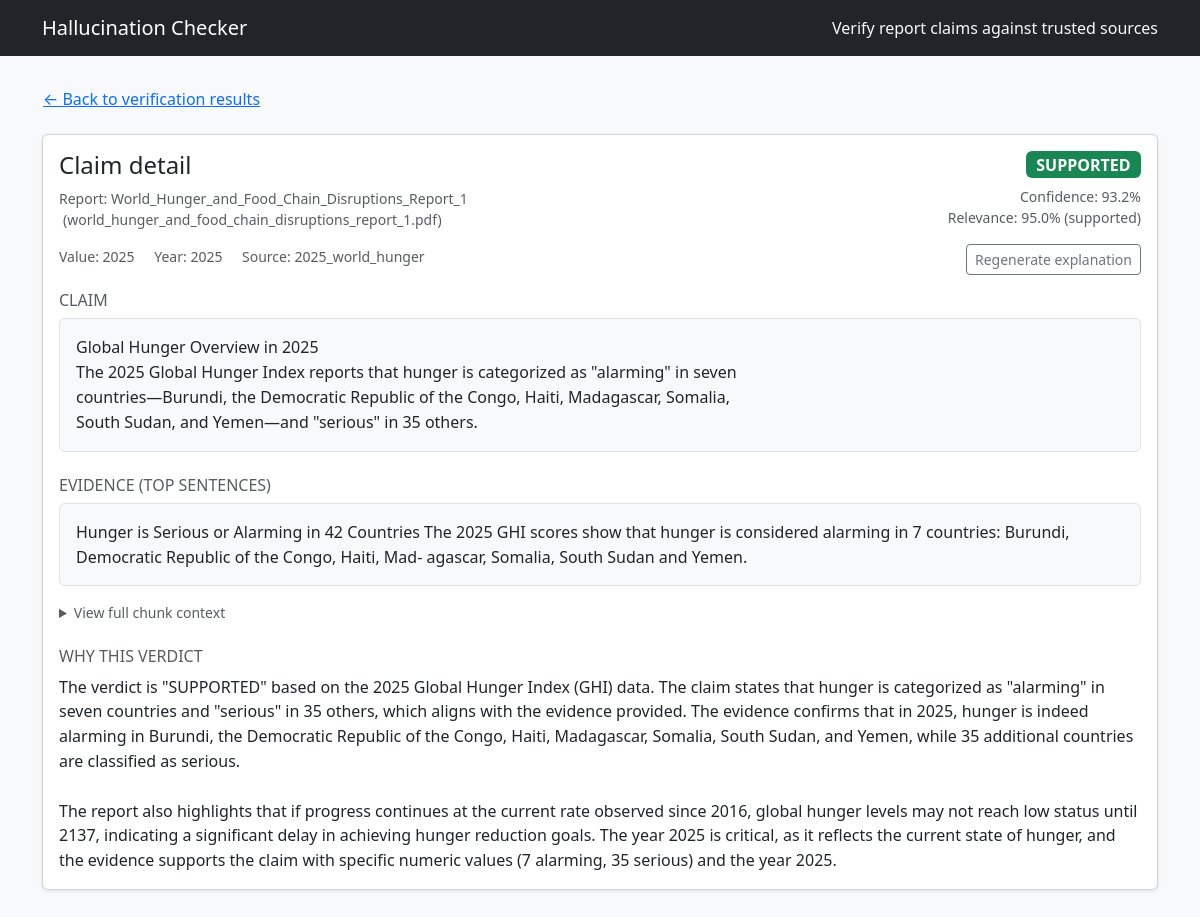
Screenshot of /claim/4 with the database file from the repository.
### src/hallcheck/models.py (models this page shows)
class Base(DeclarativeBase):
    """Declarative base class."""

class Document(Base):
    __tablename__ = "documents"
    id: Mapped[int] = mapped_column(Integer, primary_key=True, autoincrement=True)
    kind: Mapped[DocumentKind] = mapped_column(Enum(DocumentKind), nullable=False)
    path: Mapped[str] = mapped_column(String(512), nullable=False)
    title: Mapped[Optional[str]] = mapped_column(String(256), nullable=True)
    author: Mapped[Optional[str]] = mapped_column(String(256), nullable=True)
    year: Mapped[Optional[int]] = mapped_column(Integer, nullable=True)
    chunks: Mapped[List["Chunk"]] = relationship("Chunk", back_populates="document", cascade="all, delete-orphan")
    claims: Mapped[List["Claim"]] = relationship("Claim", back_populates="document", cascade="all, delete-orphan")

class Claim(Base):
    __tablename__ = "claims"
    id: Mapped[int] = mapped_column(Integer, primary_key=True, autoincrement=True)
    doc_id: Mapped[int] = mapped_column(ForeignKey("documents.id"), nullable=False, index=True)
    sentence: Mapped[str] = mapped_column(Text, nullable=False)
    value: Mapped[Optional[float]] = mapped_column(Float, nullable=True)
    units: Mapped[Optional[str]] = mapped_column(String(64), nullable=True)
    year: Mapped[Optional[int]] = mapped_column(Integer, nullable=True)
    meta: Mapped[Optional[dict]] = mapped_column(JSON, nullable=True)
    document: Mapped[Document] = relationship("Document", back_populates="claims")
    verdicts: Mapped[List["Verdict"]] = relationship("Verdict", back_populates="claim", cascade="all, delete-orphan")

class Verdict(Base):
    __tablename__ = "verdicts"
    id: Mapped[int] = mapped_column(Integer, primary_key=True, autoincrement=True)
    claim_id: Mapped[int] = mapped_column(ForeignKey("claims.id"), nullable=False, index=True)
    status: Mapped[VerdictStatus] = mapped_column(Enum(VerdictStatus), nullable=False)
    confidence: Mapped[float] = mapped_column(Float, nullable=False)
    evidence: Mapped[Optional[dict]] = mapped_column(JSON, nullable=True)
    explanation: Mapped[Optional[str]] = mapped_column(Text, nullable=True)
    claim: Mapped[Claim] = relationship("Claim", back_populates="verdicts")

### app.py (the view)
@app.get("/claim/<int:claim_id>")
def claim_detail(claim_id: int):
    try:
        detail = fetch_claim_detail(claim_id)
    except ValueError as exc:
        flash(str(exc), "warning")
        return redirect(url_for("home"))
    except Exception as exc:  # pragma: no cover - defensive handling
        flash(f"Unable to load claim: {exc}", "danger")
        return redirect(url_for("home"))
    if not detail.get("explanation"):
        try:
            detail["explanation"] = get_or_make_explanation(claim_id)
        except Exception as exc:  # pragma: no cover - defensive handling
            flash(f"Explanation could not be generated: {exc}", "warning")
    report_meta = None
    report_doc_id = detail.get("report_doc_id")
    if report_doc_id is not None:
        report_meta = get_report_details(report_doc_id)
    regen_form = RegenerateExplanationForm()
    return render_template("claim_detail.html", detail=detail, report=report_meta, regen_form=regen_form)

### app.py
class RegenerateExplanationForm(FlaskForm):
    submit = SubmitField("Regenerate explanation")

### app.py (called while the page is built)
@app.context_processor
def inject_globals():
    return {"STATUS_BADGES": STATUS_BADGES}

### src/hallcheck/db.py (called while the page is built)
def init_db() -> None:
    from .models import Base  # Imported lazily to avoid circular import
    Base.metadata.create_all(bind=engine)
    _ensure_verdict_explanation_column()
    _ensure_document_author_column()

@contextmanager
def get_session() -> Iterator[Session]:
    session = SessionLocal()
    try:
        yield session
        session.commit()
    except Exception:
        session.rollback()
        raise
    finally:
        session.close()

def _ensure_verdict_explanation_column() -> None:
    try:
        with engine.begin() as connection:
            inspector = inspect(connection)
            if "verdicts" not in inspector.get_table_names():
                return
            column_names = {col["name"] for col in inspector.get_columns("verdicts")}
            if "explanation" in column_names:
                return
            connection.execute(text("ALTER TABLE verdicts ADD COLUMN explanation TEXT"))
    except Exception:
        pass

def _ensure_document_author_column() -> None:
    try:
        with engine.begin() as connection:
            inspector = inspect(connection)
            if "documents" not in inspector.get_table_names():
                return
            column_names = {col["name"] for col in inspector.get_columns("documents")}
            if "author" in column_names:
                return
            connection.execute(text("ALTER TABLE documents ADD COLUMN author VARCHAR(256)"))
    except Exception:
        pass

### src/hallcheck/webbridge.py (called while the page is built)
def get_report_details(report_doc_id: int) -> dict | None:
    init_db()
    with get_session() as session:
        report = session.scalar(select(Document).where(Document.id == report_doc_id))
        if not report:
            return None
        return {
            "id": report.id,
            "title": report.title or Path(report.path).stem,
            "path": report.path,
            "filename": Path(report.path).name,
            "author": report.author,
            "year": report.year,
        }

### templates/claim_detail.html (shortened to what this page needs)
{% extends "layout.html" %}
{% block content %}
<div class="mb-3">
  {% if detail.report_doc_id %}
    <a href="{{ url_for('results', report_doc_id=detail.report_doc_id) }}#claim-{{ detail.claim_id }}" class="btn btn-link px-0">
      &larr; Back to verification results
    </a>
  {% else %}
    <a href="{{ url_for('home') }}" class="btn btn-link px-0">&larr; Back to dashboard</a>
  {% endif %}
</div>
<div class="card shadow-sm mb-4">
  <div class="card-body">
    <div class="d-flex justify-content-between align-items-start flex-column flex-lg-row gap-4 mb-3">
      <div>
        <h1 class="h4 mb-2">Claim detail</h1>
        {% if report %}
          <div class="small text-muted">
            Report: {{ report.title }}
            {% if report.filename %}
              <span class="ms-1 text-lowercase">({{ report.filename }})</span>
            {% endif %}
          </div>
        {% endif %}
        <div class="small text-muted mt-3">
          {% if detail.value is not none %}
            <span>Value: {{ "{:g}".format(detail.value) }}</span>
          {% endif %}
          {% if detail.year %}
            <span class="ms-3">Year: {{ detail.year }}</span>
          {% endif %}
          {% if detail.source_title %}
            <span class="ms-3">Source: {{ detail.source_title }}</span>
          {% endif %}
        </div>
      </div>
      <div class="text-lg-end w-100 w-lg-auto">
        {% set badge_class = STATUS_BADGES.get(detail.status, 'bg-secondary') %}
        <span class="badge {{ badge_class }} fs-6">{{ detail.status }}</span>
        {% if detail.confidence is not none %}
          <div class="small text-muted mt-2">Confidence: {{ (detail.confidence * 100) | round(1) }}%</div>
        {% endif %}
        {% if detail.rerank_score is not none %}
          <div class="small text-muted">
            Relevance: {{ (detail.rerank_score * 100) | round(1) }}%
            {% if detail.rerank_label %}
              <span class="text-lowercase">({{ detail.rerank_label }})</span>
            {% endif %}
          </div>
        {% endif %}
        <form action="{{ url_for('claim_regen', claim_id=detail.claim_id) }}" method="post" class="mt-3">
          {{ regen_form.submit(class="btn btn-outline-secondary btn-sm") }}
        </form>
      </div>
    </div>
    <section class="mb-4">
      <h2 class="h6 text-uppercase text-muted">Claim</h2>
      <div class="text-block bg-light border rounded p-3">{{ detail.sentence }}</div>
    </section>
    <section class="mb-4">
      <h2 class="h6 text-uppercase text-muted">Evidence (top sentences)</h2>
      {% if detail.evidence_text %}
        <div class="text-block bg-light border rounded p-3">{{ detail.evidence_text }}</div>
        {% if detail.evidence_full_text and detail.evidence_full_text != detail.evidence_text %}
          <details class="mt-3">
            <summary class="small text-muted">View full chunk context</summary>
          </details>
        {% endif %}
      {% else %}
        <p class="text-muted fst-italic mb-0">No evidence snippet recorded for this claim.</p>
      {% endif %}
    </section>
    <section>
      <h2 class="h6 text-uppercase text-muted">Why this verdict</h2>
      {% if detail.explanation %}
        <div class="text-block">{{ detail.explanation }}</div>
      {% else %}
        <p class="text-muted fst-italic mb-0">Explanation not available yet.</p>
      {% endif %}
    </section>
  </div>
</div>
{% endblock %}

### static/styles.css (style rules this page uses)
body { background-color: #f8f9fa; }
.text-block { white-space: pre-wrap; font-family: inherit; line-height: 1.55; }
details summary { cursor: pointer; }

### rows the page displays
Document: title "World_Hunger_and_Food_Chain_Disruptions_Report_1"
Claim: value "2025", year "2025", sentence "Global Hunger Overview in 2025 The 2025 Global Hunger Index reports that hunger is categorized as \"alarming\" in seven countries—Burundi, the Democratic Republic of the Congo, Haiti, Madagascar, Somalia, South Sudan, and Yemen—and \"serious\" in 35 others."
Document: source_title "2025_world_hunger"
Verdict: status "SUPPORTED", (detail.confidence*100)|round(1) "93.2", rerank_label "supported", explanation "The verdict is \"SUPPORTED\" based on the 2025 Global Hunger Index (GHI) data. The claim states that hunger is categorized as \"alarming\" in seven countries and \"serious\" in 35 others, which aligns with the evidence provided. The evidence confirms that in 2025, hunger is indeed alarming in Burundi, the Democratic Republic of the Congo, Haiti, Madagascar, Somalia, South Sudan, and Yemen, while 35 additional countries are classified as serious. The report also highlights that if progress continues at the current rate observed since 2016, global hunger levels may not reach low status until 2137, indicating a significant delay in achieving hunger reduction goals. The year 2025 is critical, as it…"

### other values shown
{{ report.filename }} "world_hunger_and_food_chain_disruptions_report_1.pdf"
{{ (detail.rerank_score * 100) | round(1) }} "95.0"
